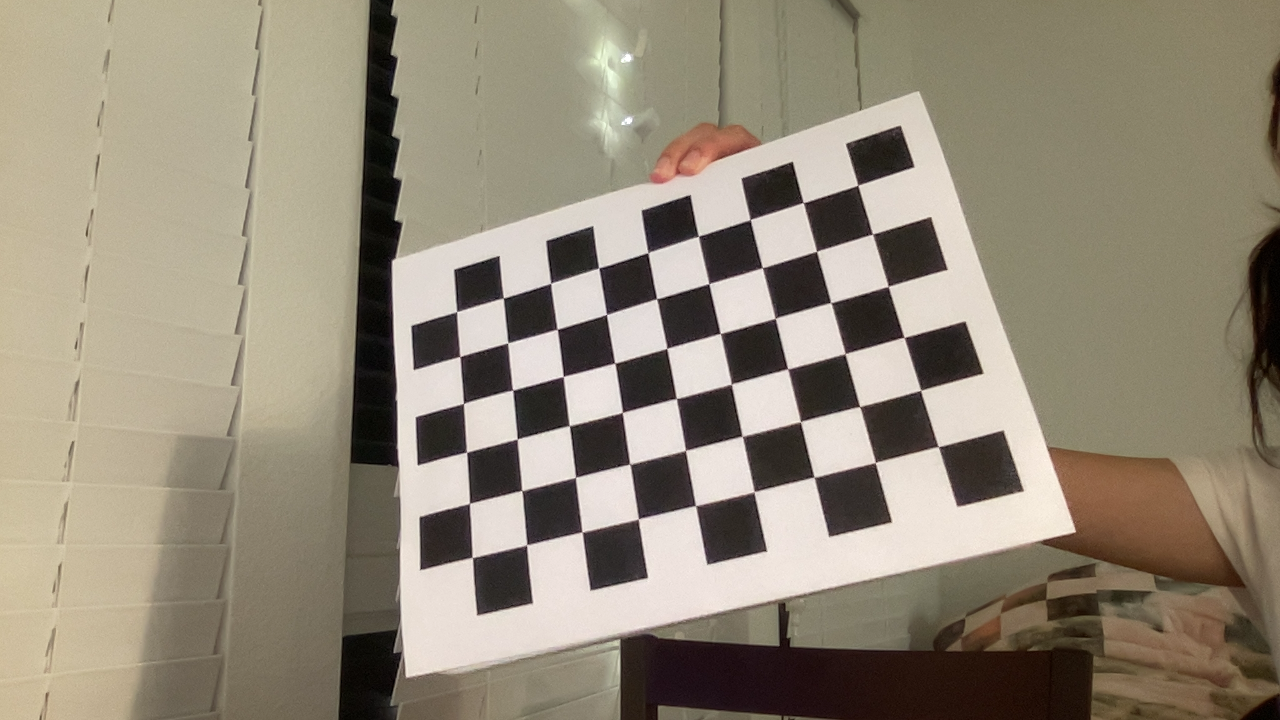
#> input picture calibration_data/calib_image_1.png, 1280 x 720 px, given in place of reference.png, which was not available
$ python Camera_ARImagePoseTracker.py
#> lines starting #> are read from the running program, lines starting #| are printed output that depends on the picture; pictures that were not available may be replaced by others from this repository, and a replacement may not be noted
### CalibrationHelpers.py
import cv2
import numpy as np
import glob

# This function records images from the connected camera to specified directory
# when the "Space" key is pressed.
# directory: should be a string corresponding to the name of an existing
# directory
# [121 lines left out: functions CaptureImages, CalibrateCamera, SaveCalibrationData, not called in this run]

# This function will load the calibration data from a file in the specified
# directory
def LoadCalibrationData(directory):
    npzfile = np.load(directory+'/calib.npz')
    return npzfile['intrinsics'], npzfile['distortion'], \
            npzfile['new_intrinsics'], npzfile['roi']

### Camera_ARImagePoseTracker.py
import cv2
import numpy as np
from numpy.core.fromnumeric import transpose
import CalibrationHelpers as calib
import glob
import time
import open3d as o3d


# [201 lines left out: functions Transform3D, ReturnMRow, FilterByEpipolarConstraint, ProjectPoints, renderCube, ComputePoseFromHomography, not called in this run]

# Load the reference image that we will try to detect in the webcam
# reference = cv2.imread('ARTrackerImage.jpg',0)
reference = cv2.imread('camera_ref_data/reference.png',0)
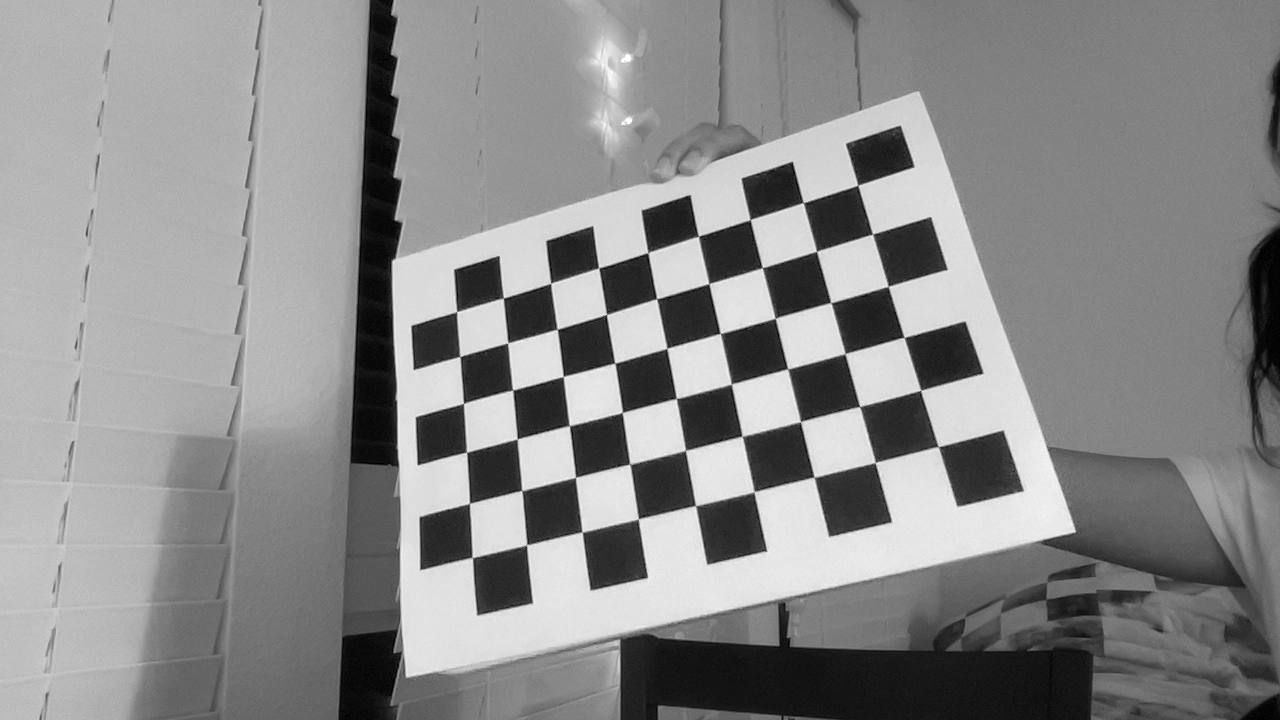
#> reference: shape (720, 1280); min 0, max 255, mean 138.4
RES = 480
reference = cv2.resize(reference,(RES,RES))
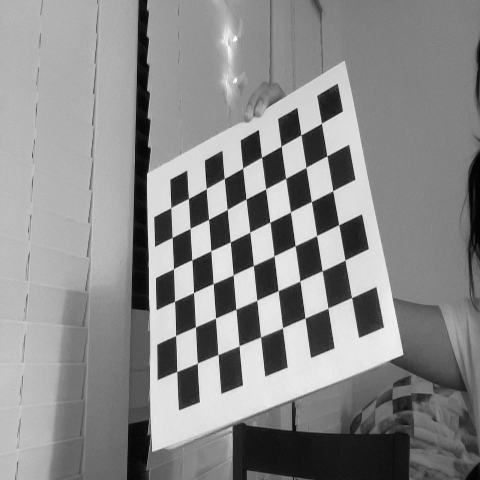
#> reference: shape (480, 480); min 0, max 255, mean 138.3

# create the feature detector. This will be used to find and describe locations
# in the image that we can reliably detect in multiple images
feature_detector = cv2.BRISK_create(octaves=5)
# compute the features in the reference image
reference_keypoints, reference_descriptors = \
        feature_detector.detectAndCompute(reference, None)
#> reference_keypoints = 1030 keypoints; strongest (x, y, size): (257, 132, 13.4), (256, 137, 45), (183, 178, 50.9), (181, 182, 65.3)
# make image to visualize keypoints
keypoint_visualization = cv2.drawKeypoints(
        reference,reference_keypoints,outImage=np.array([]),
        flags = cv2.DRAW_MATCHES_FLAGS_DRAW_RICH_KEYPOINTS)
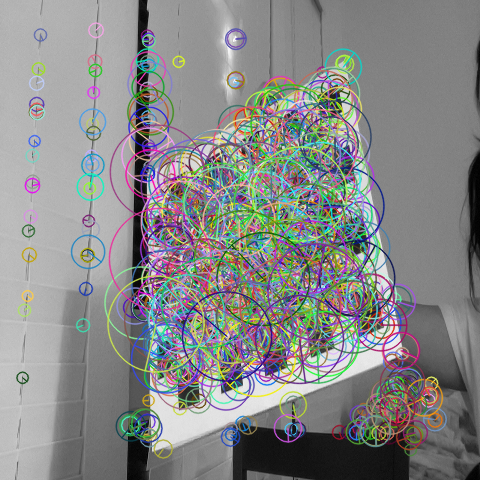
#> keypoint_visualization: shape (480, 480, 3); mean of channels 0, 1, 2 135.8, 136.3, 135.5; drawn as B, G, R
# keypoint_visualization = cv2.drawKeypoints(
#         reference,reference_keypoints,outImage=np.array([]))

# display the image
cv2.imshow("Keypoints",keypoint_visualization)
# wait for user to press a key before proceeding
# cv2.waitKey(0)

# create the matcher that is used to compare feature similarity
# Brisk descriptors are binary descriptors (a vector of zeros and 1s)
# Thus hamming distance is a good measure of similarity
matcher = cv2.BFMatcher(cv2.NORM_HAMMING, crossCheck=True)

# Load the camera calibration matrix
intrinsics, distortion, new_intrinsics, roi = \
        calib.LoadCalibrationData('camera_calibration_data')
#> (reads calibration_data/calib.npz from the repository)

# initialize video capture
# the 0 value should default to the webcam, but you may need to change this
# for your camera, especially if you are using a camera besides the default
# cap = cv2.VideoCapture(0)

ref_poses = []


feature_sets = []

images = glob.glob("camera_ref_data"+'/*.png')

for image in images:
    current_frame = cv2.imread(image)
#> current_frame is the input picture: shape (720, 1280, 3); mean B, G, R 120.9, 137.9, 147.5
    # current_frame = cv2.resize(current_frame,(RES,RES))
    # undistort the current frame using the loaded calibration
    current_frame = cv2.undistort(current_frame, intrinsics, distortion, None,\
                                  new_intrinsics)
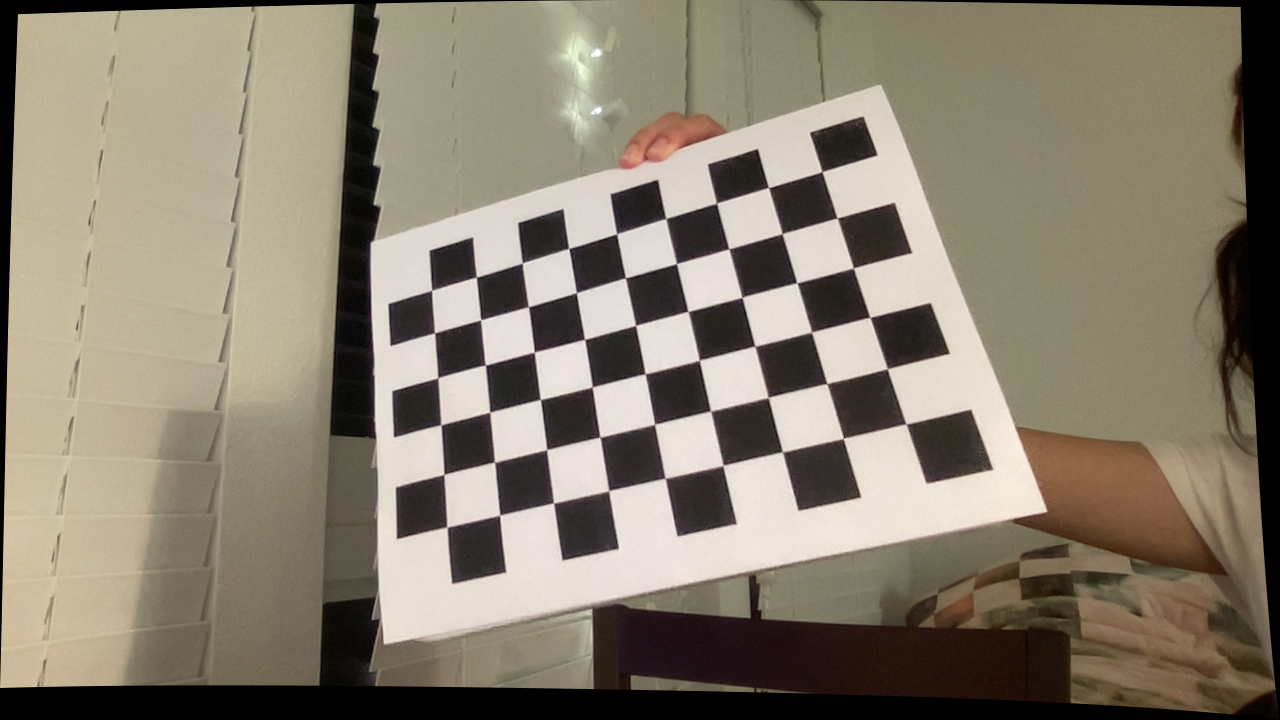
#> current_frame: shape (720, 1280, 3); mean B, G, R 111.4, 127.1, 136.2
    # apply region of interest cropping
    x, y, w, h = roi
    current_frame = current_frame[y:y+h, x:x+w]
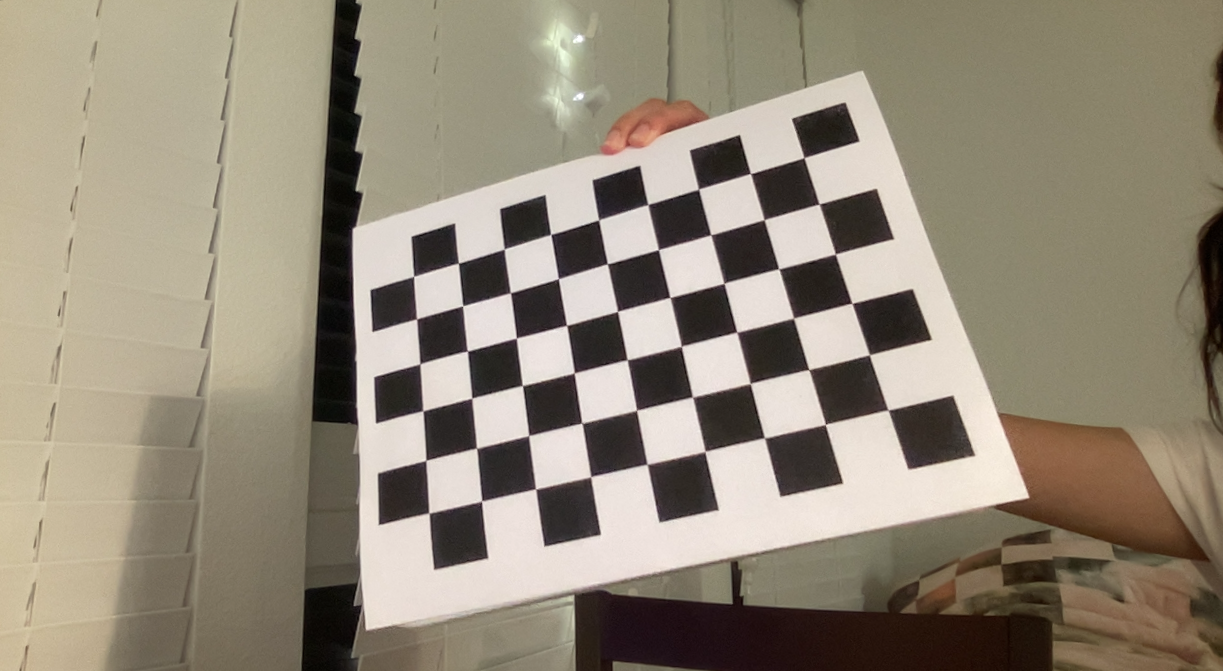
#> current_frame: shape (671, 1223, 3); mean B, G, R 120.9, 137.5, 147.1

    # detect features in the current image
    current_keypoints, current_descriptors = \
        feature_detector.detectAndCompute(current_frame, None)
#> current_keypoints = 1754 keypoints; strongest (x, y, size): (637, 169, 37.7), (925, 336, 38.4), (903, 330, 137.2), (381, 412, 61.9)

    # match the features from the reference image to the current image

    if current_descriptors is None:
        continue

    matches = matcher.match(reference_descriptors, current_descriptors)
#> matches = 345 matches
    feature_sets.append(set([i.queryIdx for i in matches]))


assert(len(feature_sets) != 0)

feature_dict = {}

for feature in feature_sets:
    for f in feature:
        if f in feature_dict:
            feature_dict[f] += 1
        else:
            feature_dict[f] = 1
#> this loop made 1 pass
#> after the loop, feature_dict = 345 items


feature_set = []
for i in feature_dict:
    if feature_dict[i] >= 4:
        feature_set.append(i)
#> this loop made 345 passes
#> i on passes 2 to 4: 3, 5, 7
#> after the loop, feature_set = []

# print(list(feature_set))

for image in images:
    # # read the current frame from the webcam
    # ret, current_frame = cap.read()

    print("processing  " + image)

    # # ensure the image is valid
    # if not ret:
    #     print("Unable to capture video")
    #     break
    current_frame = cv2.imread(image)
    # current_frame = cv2.resize(current_frame,(RES,RES))
    # undistort the current frame using the loaded calibration
    current_frame = cv2.undistort(current_frame, intrinsics, distortion, None,\
                                  new_intrinsics)
    # apply region of interest cropping
    x, y, w, h = roi
    current_frame = current_frame[y:y+h, x:x+w]

    # detect features in the current image
    current_keypoints, current_descriptors = \
        feature_detector.detectAndCompute(current_frame, None)

    # match the features from the reference image to the current image

    if current_descriptors is None:
        print("skipping " + image)
        continue

    # [12 lines of commented-out code are left out]
    matches = matcher.match(reference_descriptors, current_descriptors)
    # matches returns a vector where for each element there is a
    # query index matched with a train index. I know these terms don't really
    # make sense in this context, all you need to know is that for us the
    # query will refer to a feature in the reference image and train will
    # refer to a feature in the current image

    # inlier_mask = FilterByEpipolarConstraint(intrinsics, matches, , threshold=0.01)

    # # create a visualization of the matches between the reference and the
    # # current image
    # match_visualization = cv2.drawMatches(reference, reference_keypoints, current_frame,
    #                         current_keypoints, matches, 0,
    #                         flags=
    #                         cv2.DRAW_MATCHES_FLAGS_NOT_DRAW_SINGLE_POINTS,
    #                         matchesMask=inlier_mask)
    # cv2.imshow('matches',match_visualization)
    # time.sleep(1.5)

    matches_tmp = []

    for i in range(len(matches)):
        if matches[i].queryIdx in feature_set:
            matches_tmp.append(matches[i])
#> after the loop, matches_tmp = []

    matches = matches_tmp
#> matches = []


    # set up reference points and image points
    # here we get the 2d position of all features in the reference image
    referencePoints = np.float32([reference_keypoints[m.queryIdx].pt \
                                  for m in matches])
#> referencePoints = empty array
    # # convert positions from pixels to meters
    SCALE = 0.1 # this is the scale of our reference image: 0.1m x 0.1m
    referencePoints = SCALE*referencePoints/RES

    imagePoints = np.float32([current_keypoints[m.trainIdx].pt \
                                  for m in matches])
#> imagePoints = empty array

    # compute homography
    if(len(referencePoints) < 4 or len(imagePoints) < 4 ):
        print("skipping " + image)
        continue

    ret, R, T = ComputePoseFromHomography(new_intrinsics,referencePoints,
                                          imagePoints)

    render_frame = current_frame
    if(ret):
        # compute the projection and render the cube
        if(len(ref_poses) == 0):
            ref_poses.append((R,T))
        else:
            R_1R = ref_poses[0][0]
            T_1R = ref_poses[0][1]

            R_new = np.matmul(R, np.transpose(R_1R))
            T_new = np.matmul(R, np.matmul(np.transpose(R_1R), T_1R))
            T_new = np.subtract(T, T_new)


            M = ReturnMRow(intrinsics, referencePoints, imagePoints, R_new, T_new)
            M = np.asmatrix(M)

            W,U,Vt = cv2.SVDecomp(M)
            depths = Vt[-1,:]/Vt[-1,-1]
            # Remove last element of depth vector (not needed)
            depths = depths[:len(depths) - 1]
            transform = Transform3D(intrinsics, referencePoints)
            depths_result = transform*depths[:, np.newaxis]

            print(depths_result.shape)

            pcd = o3d.geometry.PointCloud()
            pcd.points = o3d.utility.Vector3dVector(depths_result)
            o3d.visualization.draw_geometries([pcd])

            inlier_mask = FilterByEpipolarConstraint(intrinsics, matches, referencePoints, imagePoints, R_new, T_new, threshold=0.015)

            # create a visualization of the matches between the reference and the
            # current image
            match_visualization = cv2.drawMatches(reference, reference_keypoints, current_frame,
                                    current_keypoints, matches, 0,
                                    flags=
                                    cv2.DRAW_MATCHES_FLAGS_NOT_DRAW_SINGLE_POINTS,
                                    matchesMask=inlier_mask)

            cv2.imshow('matches', match_visualization)
            time.sleep(2)


            ref_poses.append((R_new, T_new))
            render_frame = renderCube(current_frame,new_intrinsics,R,T)
    else:
        print("skipping " + image)


    # display the current image frame
    # cv2.imshow('frame', render_frame)
    time.sleep(1.5)

    k = cv2.waitKey(1)
    if k == 27 or k==113:  #27, 113 are ascii for escape and q respectively
        #exit
        break
# while(True):
#     pass
cv2.destroyAllWindows()
# cap.release()
